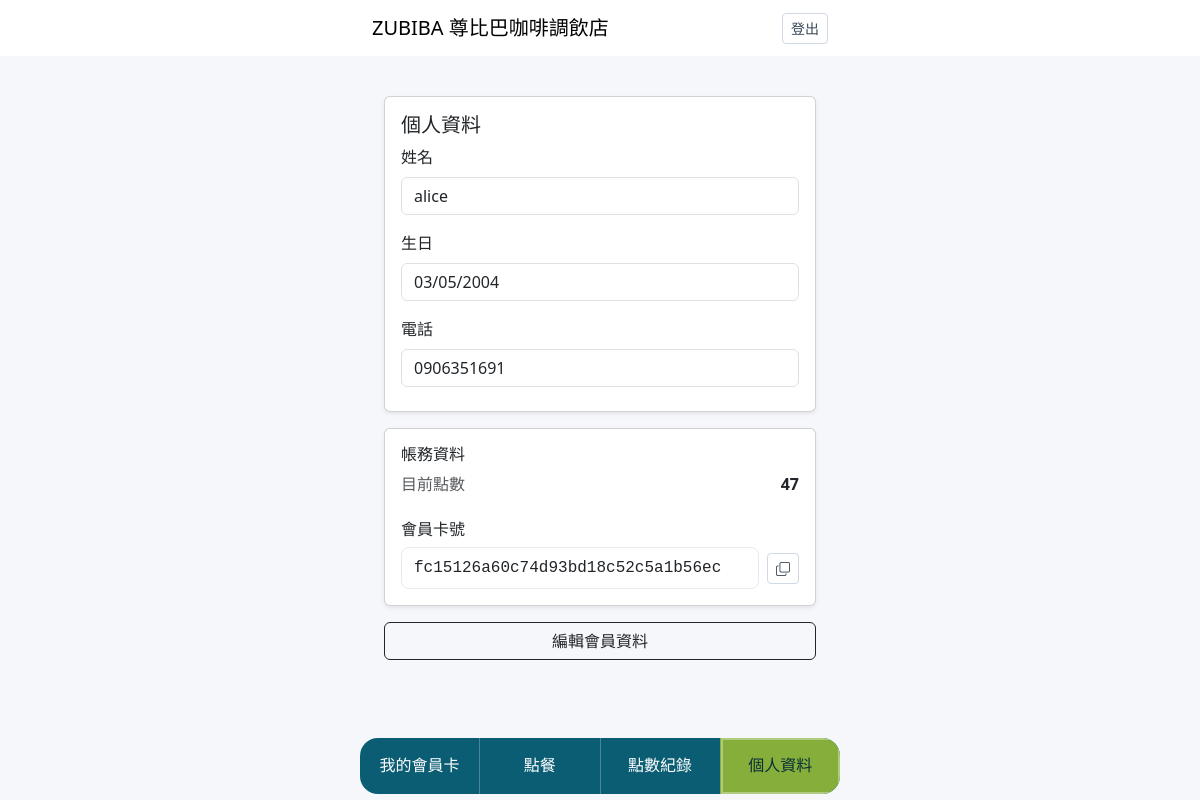
The page /members/profile/ (signed in) on the database as committed earlier.
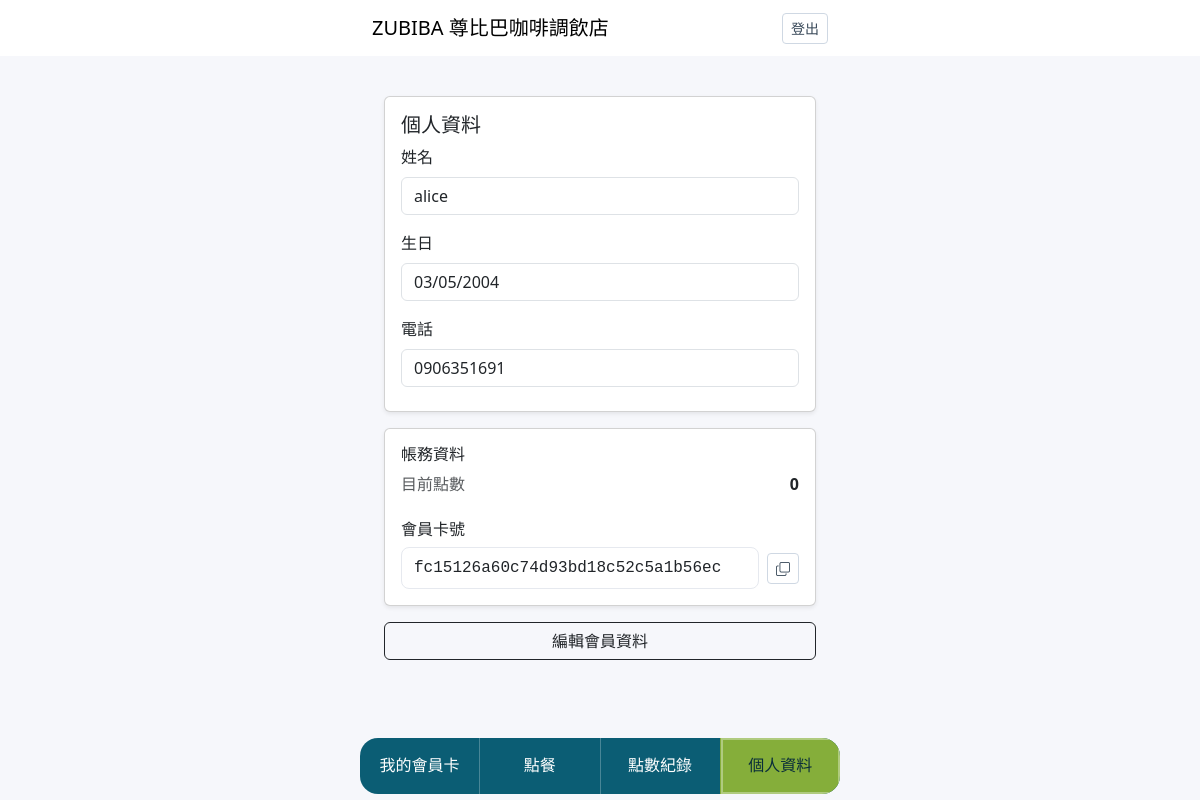
The same page on the database as committed later.
### members/models.py (models this page shows, shortened)
class Member(models.Model):
    user = models.OneToOneField(settings.AUTH_USER_MODEL, on_delete=models.CASCADE)
    display_name = models.CharField(max_length=50, blank=True)
    phone = models.CharField(max_length=20, blank=True)
    barcode_token = models.CharField(max_length=64, unique=True, editable=False)
    points = models.IntegerField(default=0)
    birthday = models.DateField(null=True, blank=True)
    created_at = models.DateTimeField(auto_now_add=True)
    line_user_id = models.CharField(max_length=64, blank=True, db_index=True)

### members/views.py (the view)
# urls.py: path('profile/', views.profile, name='profile'),
@login_required
def profile(request):
    member = request.user.member  # 假設已建立 OneToOne
    if request.method == "POST":
        form = MemberProfileForm(request.POST, instance=member)
        if form.is_valid():
            form.save()
            messages.success(request, "會員資料已更新")
            return redirect("profile")
        editing = True
    else:
        form = MemberProfileForm(instance=member)
        editing = False
    return render(request, "members/profile.html", {
        "member": member,
        "form": form,
        "editing": editing,
    })

### members/forms.py (shortened to what this page needs)
class MemberProfileForm(forms.ModelForm):
    class Meta:
        model = Member
        fields = ["display_name", "birthday", "phone"]
        widgets = {
            "display_name": forms.TextInput(attrs={
                "class": "form-control", "placeholder": "請輸入姓名"
            }),
            "birthday": forms.DateInput(attrs={
                "class": "form-control", "type": "date"
            }),
            "phone": forms.TextInput(attrs={
                "class": "form-control", "inputmode": "tel", "placeholder": "09xx-xxx-xxx"
            }),
        }
        labels = {
            "display_name": "姓名",
            "birthday": "生日",
            "phone": "電話",
        }

### templates/members/profile.html (shortened to what this page needs)
{% extends "base.html" %}
{% load static %}
{% block content %}
<div class="container mt-3 mb-5">
  <form id="profile-form" method="post" novalidate>
    <div class="card shadow-sm p-3 mb-3">
      <h5 class="mb-2">個人資料</h5>
      <div class="mb-3">
        <label class="form-label">姓名</label>
        <input type="text" name="display_name"
               class="form-control editable-input"
               value="{{ member.display_name|default:user.username }}"
               readonly>
      </div>
      <div class="mb-3">
        <label class="form-label">生日</label>
        <input type="date" name="birthday"
               class="form-control editable-input"
               value="{{ member.birthday|date:'Y-m-d' }}"
               readonly>
      </div>
      <div class="mb-2">
        <label class="form-label">電話</label>
        <input type="text" name="phone"
               class="form-control editable-input"
               value="{{ member.phone }}"
               inputmode="tel" placeholder="09xx-xxx-xxx"
               readonly>
      </div>
    </div>
    <div class="card shadow-sm p-3 mb-3">
      <h6 class="mb-2">帳務資料</h6>
      <div class="d-flex justify-content-between mb-2">
        <span class="text-muted">目前點數</span>
        <strong>{{ member.points }}</strong>
      </div>
      <h6 class="mt-3 mb-2">會員卡號</h6>
      <div class="d-flex align-items-center gap-2">
        <div class="token-box flex-grow-1" title="{{ member.barcode_token }}">
          {{ member.barcode_token }}
        </div>
        <button id="copy-token"
                type="button"
                class="btn btn-outline-secondary btn-sm"
                data-token="{{ member.barcode_token }}"
                onclick="copyToken(this)"
                aria-label="複製卡號">
          <i class="bi bi-copy"></i>
        </button>
      </div>
    </div>
    <div class="d-grid gap-2">
      <button type="button" id="edit-btn" class="btn btn-outline-dark">編輯會員資料</button>
    </div>
  </form>
</div>
{% endblock %}

Rows that differ between the two databases and show on the page:
changed Member "fc15126a60c74d93bd18c52c5a1b56ec": points "47" → "0"
